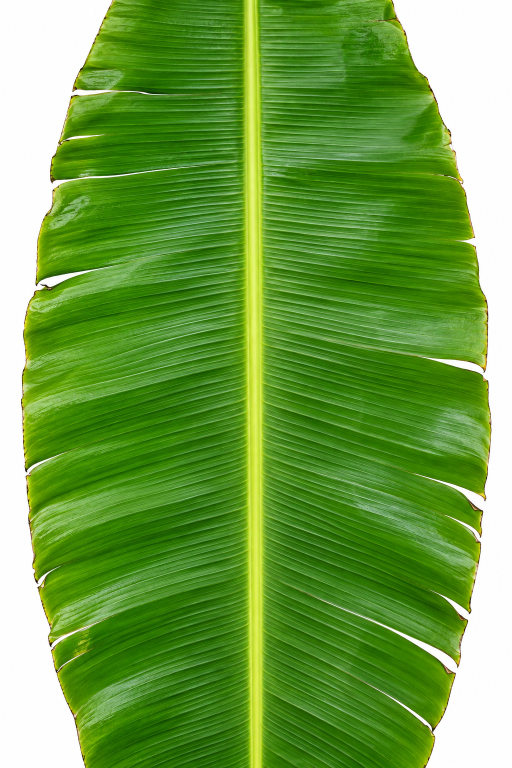
#> input picture assets/house-tex/banana_leaf.png, 1024 x 1536 px, given in place of banana_leaf.png.png, which was not available (shown at 1/2 size)
$ python cut.py banana_leaf.png
#> lines starting #> are read from the running program, lines starting #| are printed output that depends on the picture; after the words box and inside, x2 and y2 are one past the last pixel; in counts of white or black regions, pixels touching at a corner belong together; pictures that were not available may be replaced by others from this repository, and a replacement may not be noted
"""cut a white-background reference into an RGBA card: background = white pixels
connected to the border; edges feathered and de-fringed (the white unmixed)"""
import sys, cv2, numpy as np
for name in sys.argv[1:]:
    im = cv2.imread(f"{name}.png").astype(np.float32) / 255
    h, w = im.shape[:2]
#> h = 1536; w = 1024
    white = (im.min(axis=2) > 0.9).astype(np.uint8)
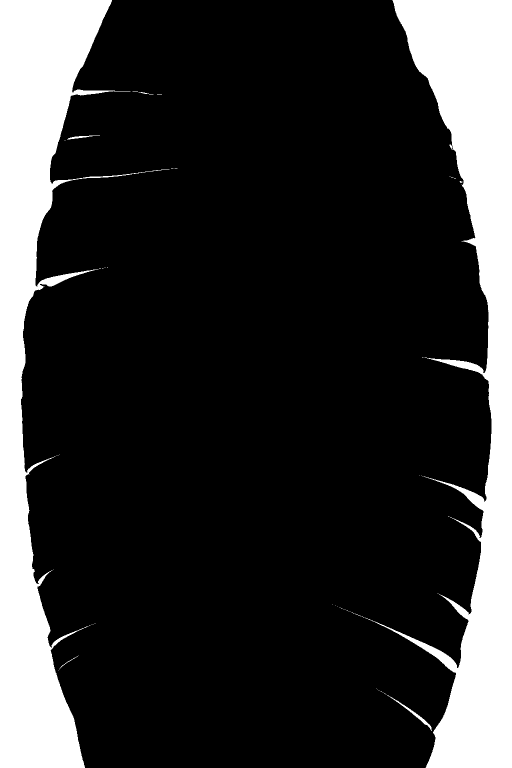
#> white: shape (1536, 1024) (shown at 1/2 size); values 0 (black) and 1 (white), 19.6% white; 66 white regions (59 under 20 px), largest, box (x1, y1, x2, y2) and area: (729, 0, 1024, 1536) 156025, (0, 0, 339, 1536) 151644, (773, 1389, 864, 1462) 444
    ff = white.copy()
    mask = np.zeros((h + 2, w + 2), np.uint8)
    for (x, y) in [(0, 0), (w - 1, 0), (0, h - 1), (w - 1, h - 1)] + [(x, 0) for x in range(0, w, 16)] + [(x, h - 1) for x in range(0, w, 16)] + [(0, y) for y in range(0, h, 16)] + [(w - 1, y) for y in range(0, h, 16)]:
        if ff[y, x] == 1:
            cv2.floodFill(ff, mask, (x, y), 2)
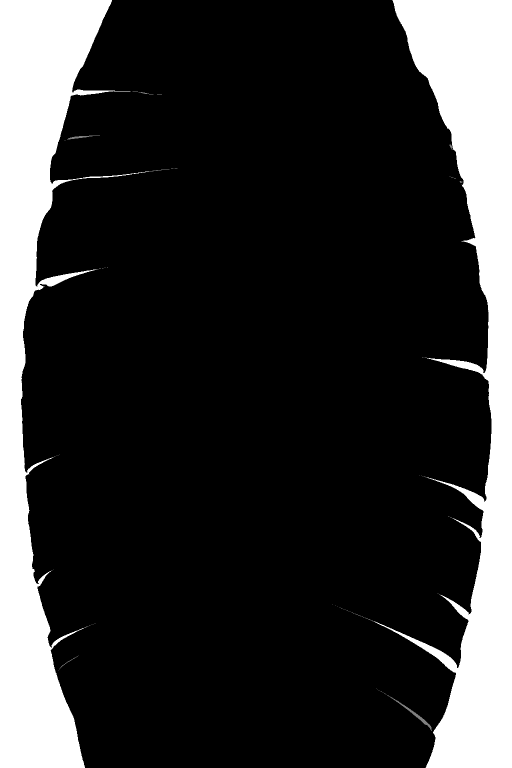
#> ff: shape (1536, 1024) (shown at 1/2 size); 19.55% of pixels changed, all inside (x1, y1, x2, y2) = (0, 0, 1024, 1536); drawn with min black and max white
    bg = (ff == 2).astype(np.float32)
#> bg: shape (1536, 1024) float32; values 0 (black) and 1 (white), 19.6% white; 2 white regions, box (x1, y1, x2, y2) and area: (748, 0, 1024, 1536) 155984, (0, 0, 298, 1536) 151576
    if name != "banana_leaf":
        # a spray has white enclosed between its branches: every near-white pixel is background
        bg = np.maximum(bg, (im.min(axis=2) > 0.86).astype(np.float32))
#> bg: shape (1536, 1024) float32; values 0 (black) and 1 (white), 19.7% white; 61 white regions (55 under 20 px), largest, box (x1, y1, x2, y2) and area: (702, 0, 1024, 1536) 156324, (0, 0, 339, 1536) 151859, (768, 1386, 864, 1462) 464, (134, 270, 200, 279) 180, (264, 183, 307, 189) 59, (118, 1312, 156, 1339) 56
    # soft edge: how white a pixel is, but only next to the background
    near = cv2.dilate(bg, np.ones((5, 5), np.uint8))
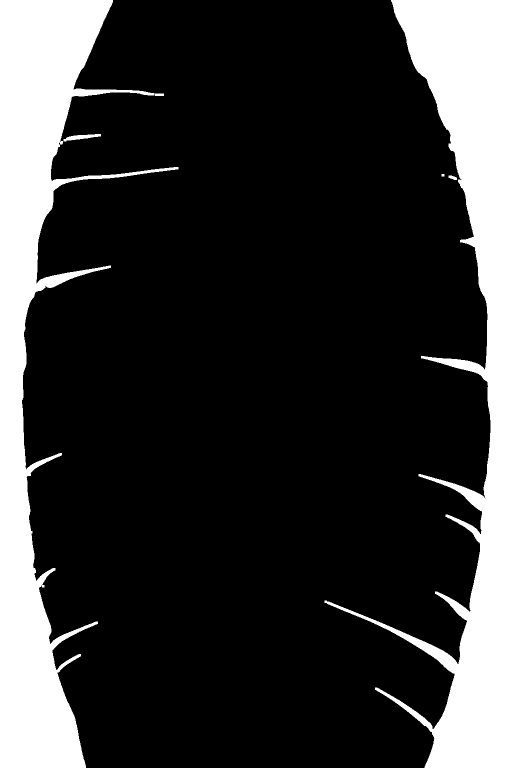
#> near: shape (1536, 1024) float32 (shown at 1/2 size); values 0 (black) and 1 (white), 20.7% white; 6 white regions, box (x1, y1, x2, y2) and area: (649, 0, 1024, 1536) 165494, (0, 0, 357, 1536) 160118, (127, 268, 202, 283) 523, (897, 351, 914, 360) 101, (310, 187, 328, 192) 90, (883, 348, 889, 353) 30
    whiteness = np.clip((im.min(axis=2) - 0.72) / 0.28, 0, 1)
    a = 1 - np.where(near > 0, np.maximum(bg, whiteness * near), 0)
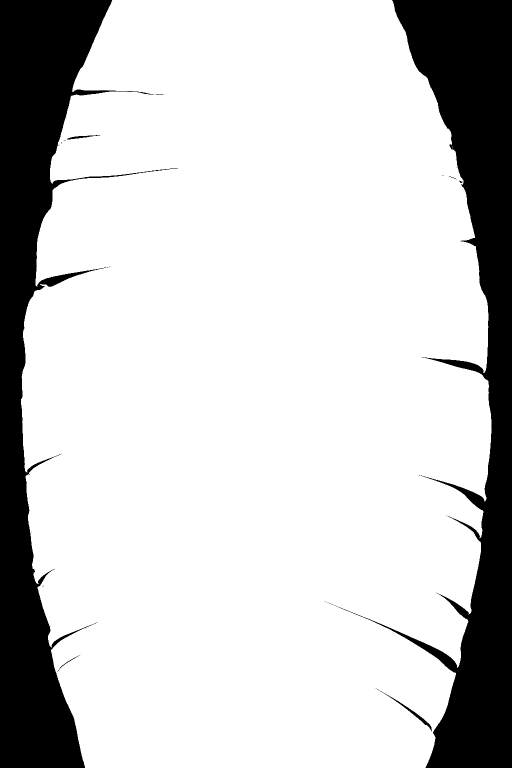
#> a: shape (1536, 1024) float32 (shown at 1/2 size); min 0, max 1, mean 0.803
    a = cv2.GaussianBlur(a, (0, 0), 0.7)
    a = np.clip(a, 0, 1)
    rgb = np.clip((im - (1 - a[..., None]) * 1.0) / np.maximum(a[..., None], 0.05), 0, 1)
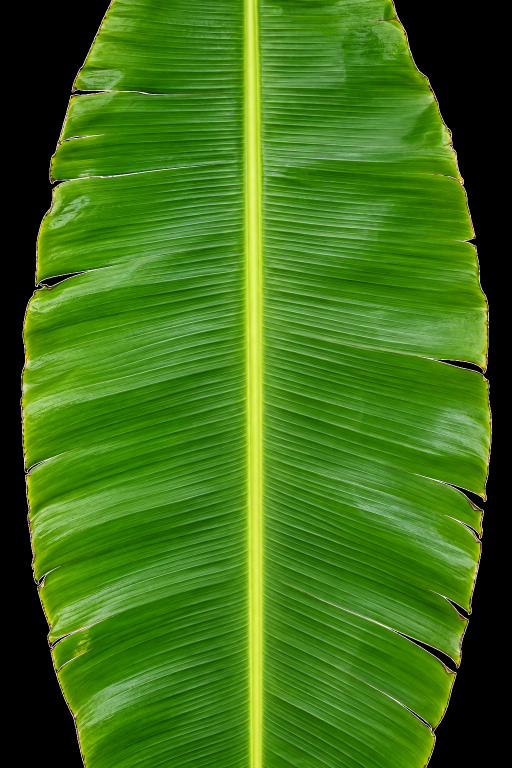
#> rgb: shape (1536, 1024, 3) float32 (shown at 1/2 size); mean B, G, R 0.0871, 0.439, 0.244
    out = np.dstack([rgb, a])
    # bleed colour into transparent pixels so mipmaps never pull in white
    col = (rgb * 255).astype(np.uint8); m = (a < 0.02).astype(np.uint8)
#> after `m = (a < 0.02).astype(np.uint8)`: m: shape (1536, 1024); values 0 (black) and 1 (white), 19.2% white; 14 white regions (8 under 20 px), largest, box (x1, y1, x2, y2) and area: (784, 0, 1024, 1536) 152756, (0, 0, 223, 1536) 148285, (807, 1411, 862, 1457) 164, (104, 1267, 143, 1294) 122, (141, 273, 173, 277) 48, (180, 354, 200, 355) 20
    col = cv2.inpaint(col, m, 3, cv2.INPAINT_TELEA)
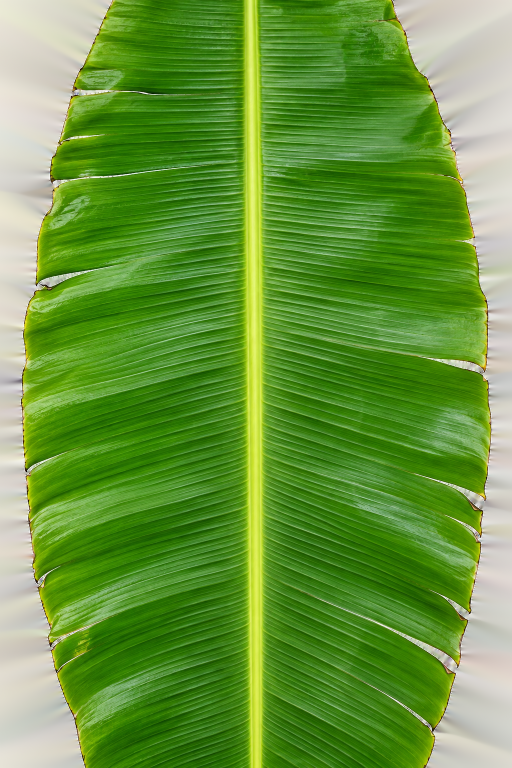
#> col: shape (1536, 1024, 3) (shown at 1/2 size); mean B, G, R 59.9, 151.7, 102.6
    rgba = np.dstack([col, (a * 255 + 0.5).astype(np.uint8)])
    ys, xs = np.where(a > 0.02)
    rgba = rgba[ys.min():ys.max() + 1, xs.min():xs.max() + 1]
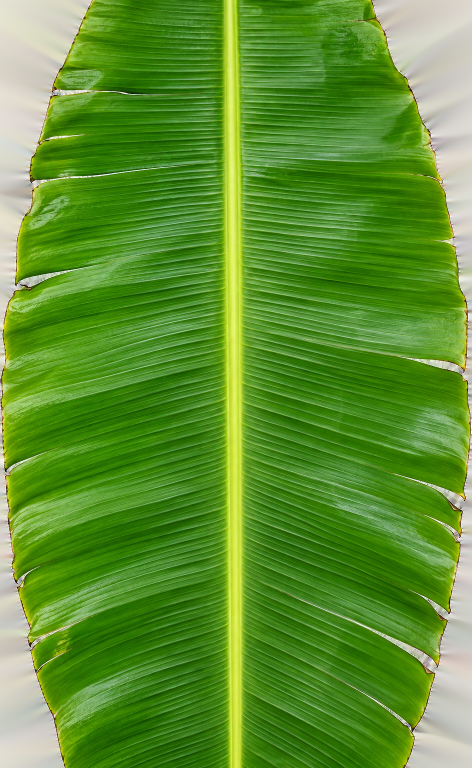
#> rgba: shape (1536, 943, 4) (shown at 1/2 size); mean B, G, R, A 47.7, 146.6, 92.9, 222.4
    cv2.imwrite(f"{name}_cut.png", rgba)
    print(name, rgba.shape, f"coverage {float((a > 0.5).mean()):.2f}")
#| banana_leaf.png (1536, 943, 4) coverage 0.80

$ run again, on assets/house-tex/palm_frond.png
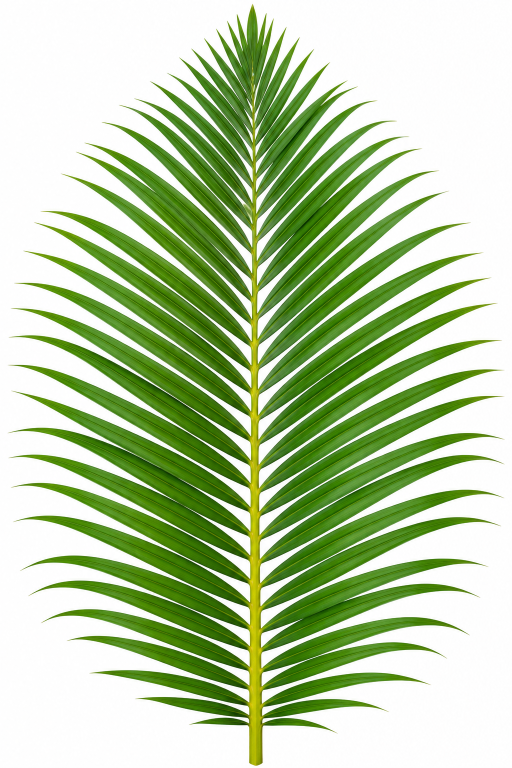
#> input picture assets/house-tex/palm_frond.png, 1024 x 1536 px, given in place of palm_frond.png.png, which was not available (shown at 1/2 size)
#> `white = (im.min(axis=2) > 0.9).astype(np.uint8)`:
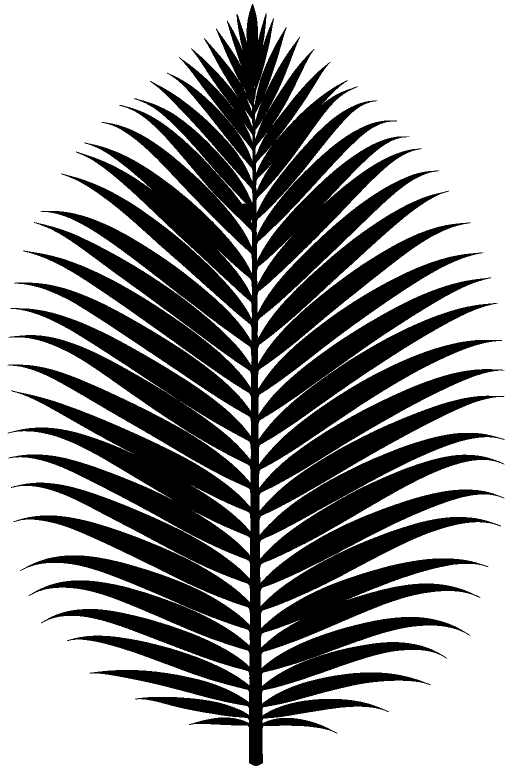
#> white: shape (1536, 1024) (shown at 1/2 size); values 0 (black) and 1 (white), 58% white; 1 black region, box (x1, y1, x2, y2) and area: (15, 8, 1009, 1532) 660917
#> near: shape (1536, 1024) float32; values 0 (black) and 1 (white), 66.5% white; 19 black regions (18 under 20 px), largest, box (x1, y1, x2, y2) and area: (47, 14, 981, 1530) 526143
#> m: shape (1536, 1024); values 0 (black) and 1 (white), 54.1% white; 1 black region, box (x1, y1, x2, y2) and area: (15, 7, 1010, 1533) 721901
#> `rgba = rgba[ys.min():ys.max() + 1, xs.min():xs.max() + 1]`:
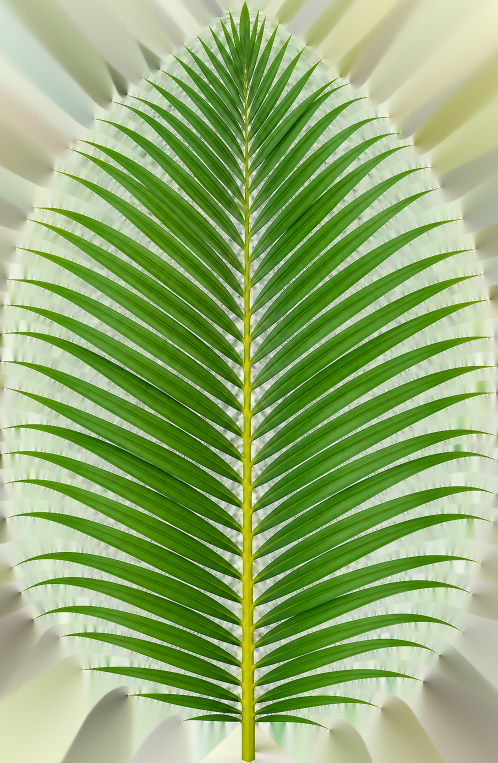
#> rgba: shape (1526, 995, 4) (shown at 1/2 size); mean B, G, R, A 111.3, 173.2, 144.8, 110
#| palm_frond.png (1526, 995, 4) coverage 0.42

$ run again, on assets/house-tex/palm_frond_cut.png
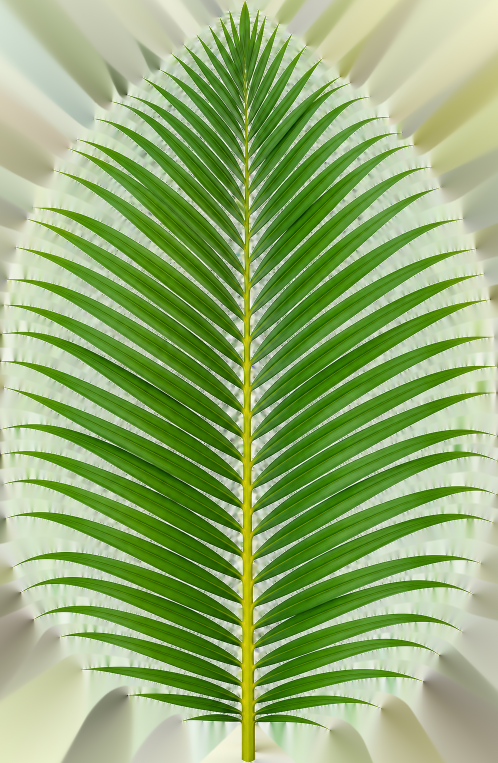
#> input picture assets/house-tex/palm_frond_cut.png, 995 x 1526 px, given in place of palm_frond_cut.png.png, which was not available (shown at 1/2 size)
#> `white = (im.min(axis=2) > 0.9).astype(np.uint8)`:
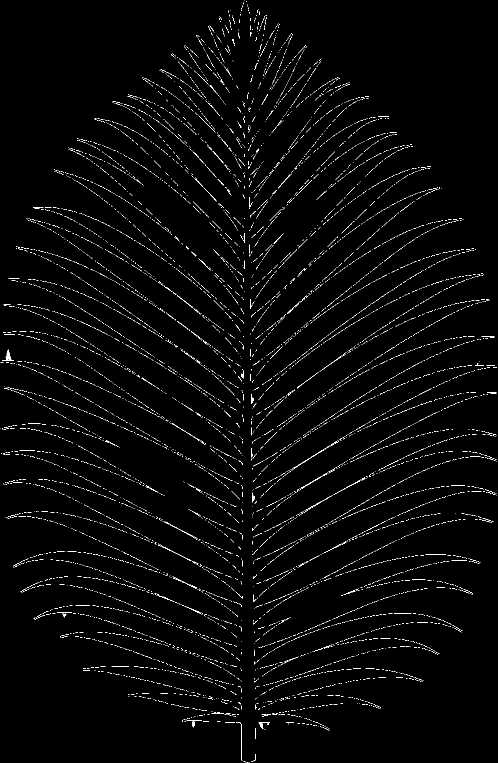
#> white: shape (1526, 995) (shown at 1/2 size); values 0 (black) and 1 (white), 1.8% white in thin lines or dots
#> near: shape (1526, 995) float32; values 0 (black) and 1 (white), 18.3% white; 111 white regions, largest, box (x1, y1, x2, y2) and area: (497, 254, 982, 923) 47896, (30, 406, 490, 817) 21454, (5, 956, 487, 1286) 16622
#> `m = (a < 0.02).astype(np.uint8)`:
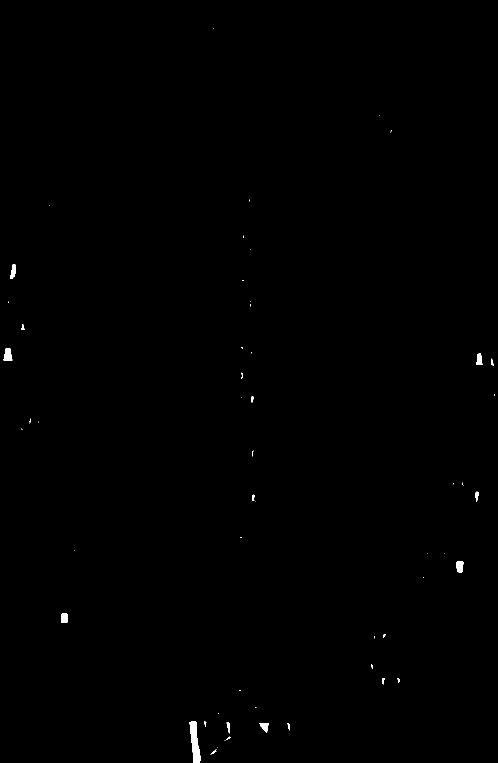
#> m: shape (1526, 995) (shown at 1/2 size); values 0 (black) and 1 (white), 0.22% white; 57 white regions (35 under 20 px), largest, box (x1, y1, x2, y2) and area: (378, 1442, 401, 1526) 1084, (7, 696, 25, 721) 328, (913, 1122, 927, 1145) 281
#| palm_frond_cut.png (1526, 995, 4) coverage 0.98
